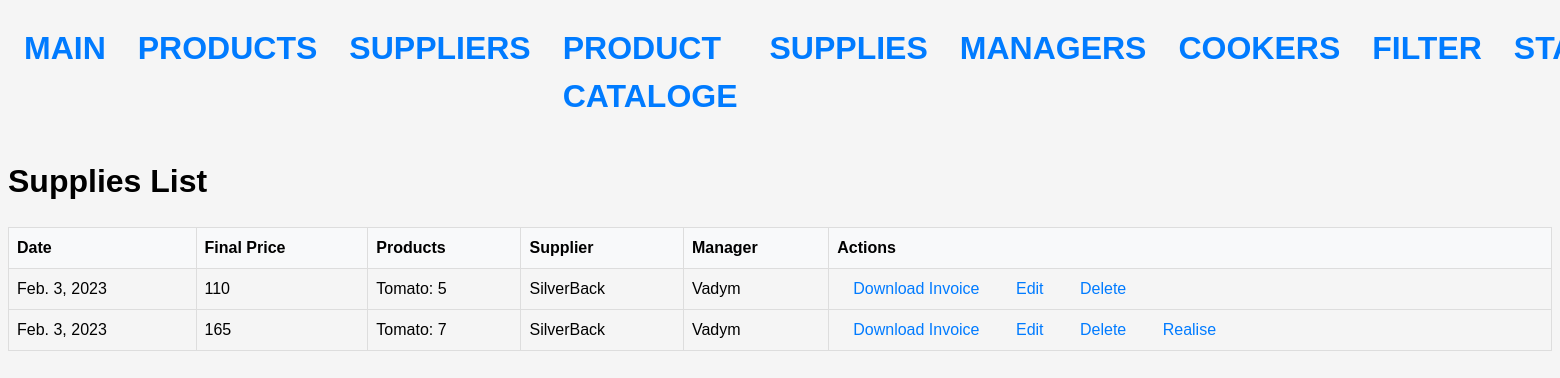
Page /supplies/ on the earlier database version.
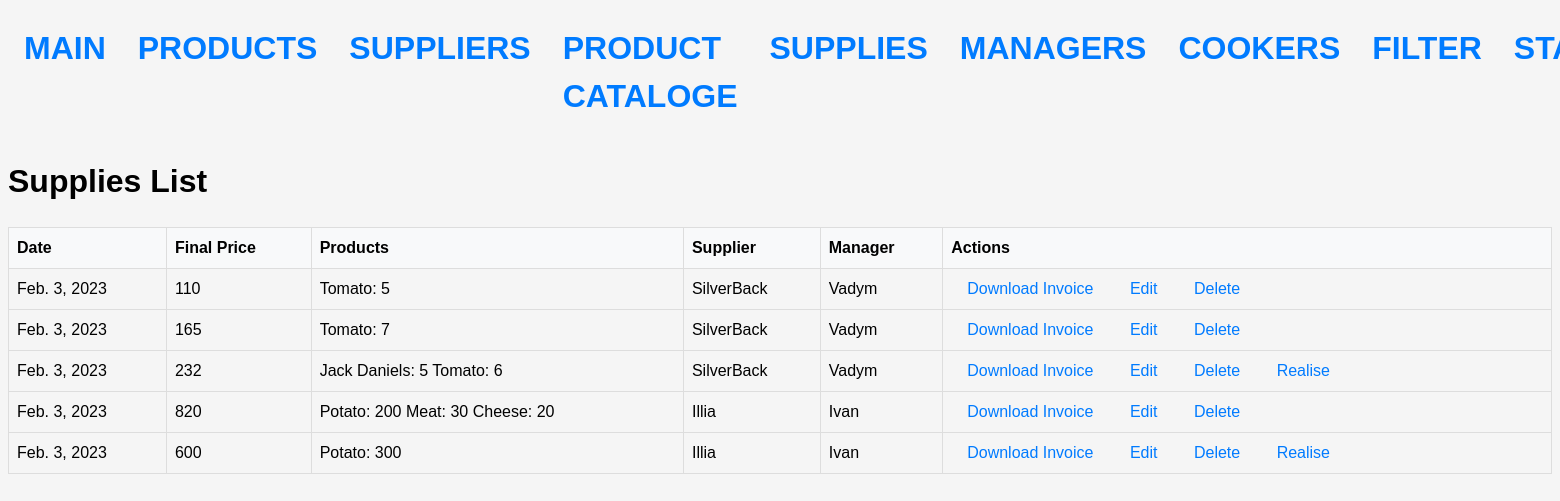
Same page on the later database version.
### stock/models.py (models this page shows, shortened)
class Supplies(Model):
    create_at = models.DateField(auto_now=True)
    final_price = models.IntegerField()
    realised = models.BooleanField(default=False)
    supplier = models.ForeignKey(Supplier, on_delete=models.SET_NULL, null=True)
    manager = models.ForeignKey(Manager, on_delete=models.SET_NULL, null=True)
    @property
    def products(self):
        return SuppliedProduct.objects.filter(suplie=self)

class SuppliedProduct(Model):
    product = models.ForeignKey(SupplierProduct, on_delete=models.CASCADE)
    amount = models.PositiveIntegerField()
    suplie = models.ForeignKey("Supplies", null=True, on_delete=models.CASCADE)
    @property
    def name(self):
        return f"{self.product.product.name}: {self.amount}"

class SupplierProduct(Model):
    product = models.ForeignKey(Product, on_delete=models.CASCADE, null=True)
    supplier = models.ForeignKey(Supplier, on_delete=models.CASCADE, null=True)
    price = models.FloatField()

class Product(Model):
    name = models.CharField(max_length=64)
    term = models.IntegerField()
    measure = models.ForeignKey(Measure, on_delete=models.CASCADE)

class Supplier(Model):
    name = models.CharField(max_length=64)
    phone = models.CharField(max_length=24)
    email = models.CharField(max_length=64)
    address = models.CharField(max_length=128)
    iban = models.IntegerField()
    rating = models.IntegerField(validators=[MaxValueValidator(5)])
    payment_method = models.ForeignKey(Payment, on_delete=models.SET_NULL, null=True)
    delivery_method = models.ForeignKey(Delivery, on_delete=models.SET_NULL, null=True)
    def __str__(self):
        return self.name

class Manager(Model):
    first_name = models.CharField(max_length=64)
    last_name = models.CharField(max_length=64)
    surname = models.CharField(max_length=64)
    phone = models.CharField(max_length=24)

### stock/views.py (the view)
# urls.py: path('supplies/', SuppliesListView.as_view(), name='supplies'),
class SuppliesListView(ListView):
    model = Supplies
    template_name = 'supplies/supplies_list.html'
    context_object_name = 'supplies'

### templates/supplies/supplies_list.html
{% extends 'base.html' %}
{% block content %}
  <h1>Supplies List</h1>
    <table>
        <thead>
          <tr>
            <th>Date</th>
            <th>Final Price</th>
            <th>Products</th>
            <th>Supplier</th>
            <th>Manager</th>
            <th>Actions</th>
          </tr>
        </thead>
        <tbody>
          {% for supply in supplies %}
          <tr>
            <td>{{ supply.create_at }}</td>
            <td>{{ supply.final_price }}</td>
            <td>
              {% for product in supply.products %}
              {{ product.name }}
              {% endfor %}
            </td>
            <td>{{ supply.supplier }}</td>
            <td>{{ supply.manager.first_name }}</td>
            <td>
              <a href="{% url 'generate_invoice' supply.pk %}" class="btn btn-primary">Download Invoice</a>
              <a href="{% url 'update_supplies' supply.pk %}">Edit</a>
              <a href="{% url 'delete_supplies' supply.pk %}" >Delete</a>
                {% if not supply.realised %}
                <a href={% url 'realise_suplie' supply.pk %}>Realise</a>
                {% endif %}
            </td>
          </tr>
          {% endfor %}
        </tbody>
      </table>
  {%endblock%}

Differences in the rows shown:
changed Supplies (number 2 of 5 on the later page): no longer shows "Realise"
added Supplies: create_at "Feb. 3, 2023", final_price "232", supplier "SilverBack", manager.first_name "Vadym", realised "Realise"
added SuppliedProduct: name "Jack Daniels: 5", shown under "Feb. 3, 2023"
added SuppliedProduct: name "Tomato: 6", shown under "Feb. 3, 2023"
added Supplies: create_at "Feb. 3, 2023", final_price "820", supplier "Illia", manager.first_name "Ivan"
added SuppliedProduct: name "Potato: 200", shown under "Feb. 3, 2023"
added SuppliedProduct: name "Meat: 30", shown under "Feb. 3, 2023"
added SuppliedProduct: name "Cheese: 20", shown under "Feb. 3, 2023"
added Supplies: create_at "Feb. 3, 2023", final_price "600", supplier "Illia", manager.first_name "Ivan", realised "Realise"
added SuppliedProduct: name "Potato: 300", shown under "Feb. 3, 2023"
